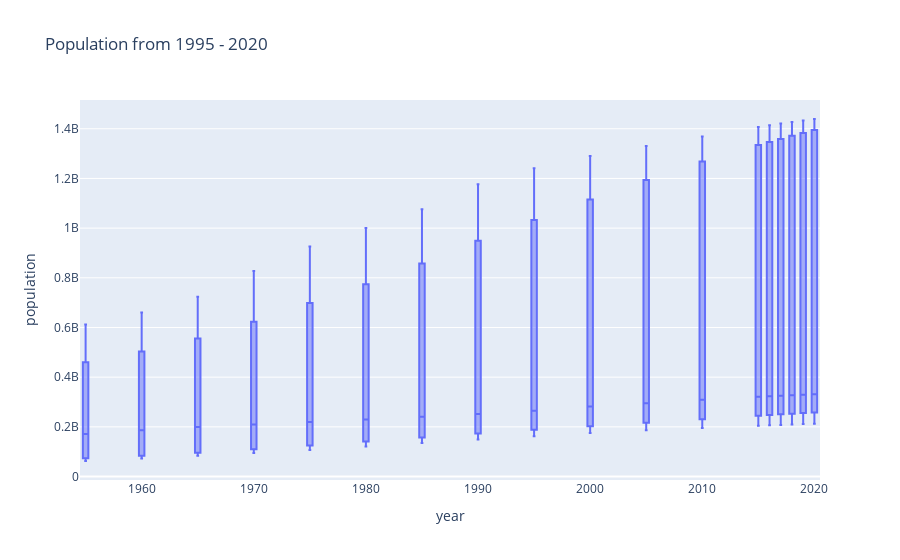

Notebook code for this chart:
### Markdown cell above
## Boxplot

### Code cell
import plotly.express as px
fig = px.box(df_filtered , 
              x='year',
              y='population',
             
              title='Population from 1995 - 2020')
fig.show()
